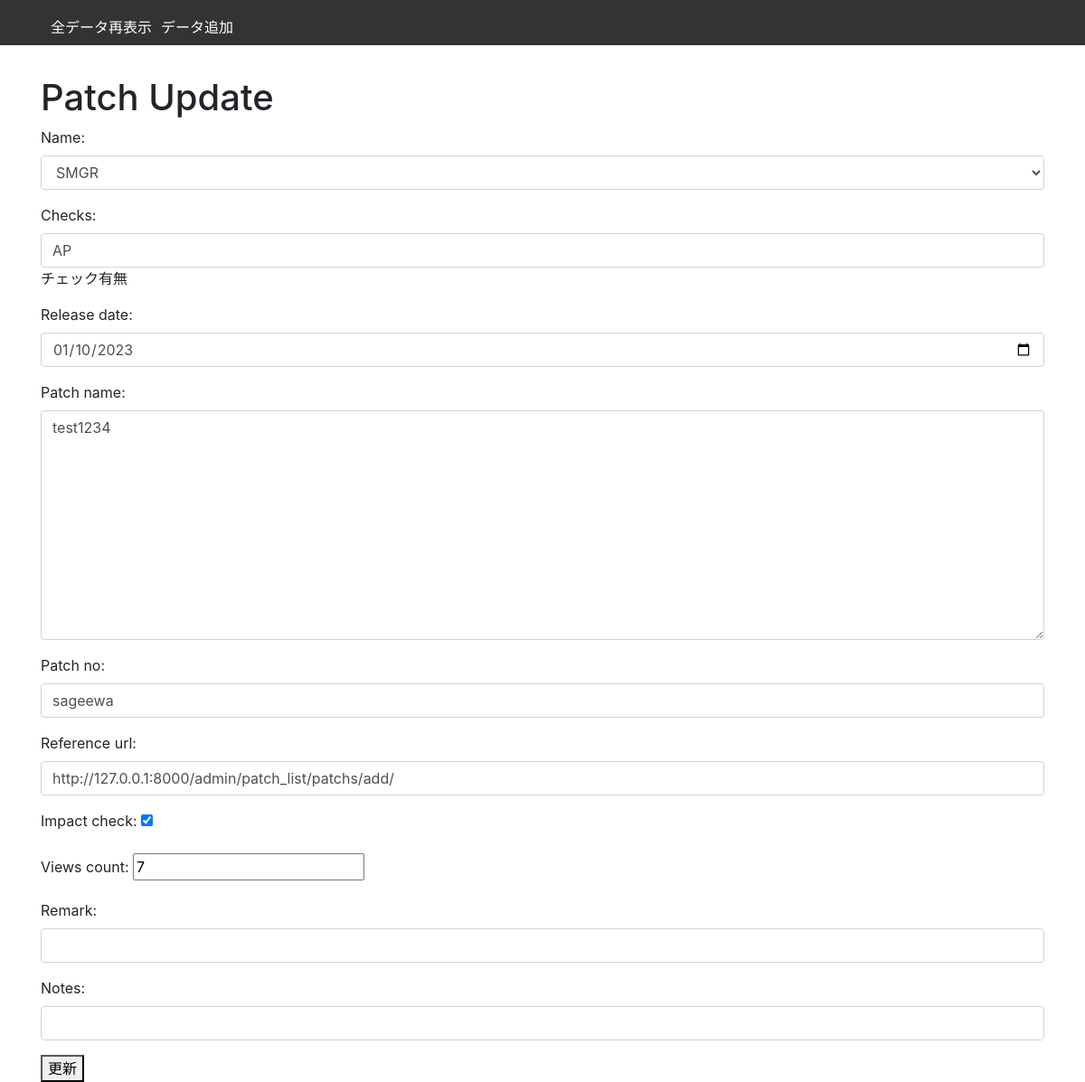
The page /patch/update/14/ on the database as committed earlier.
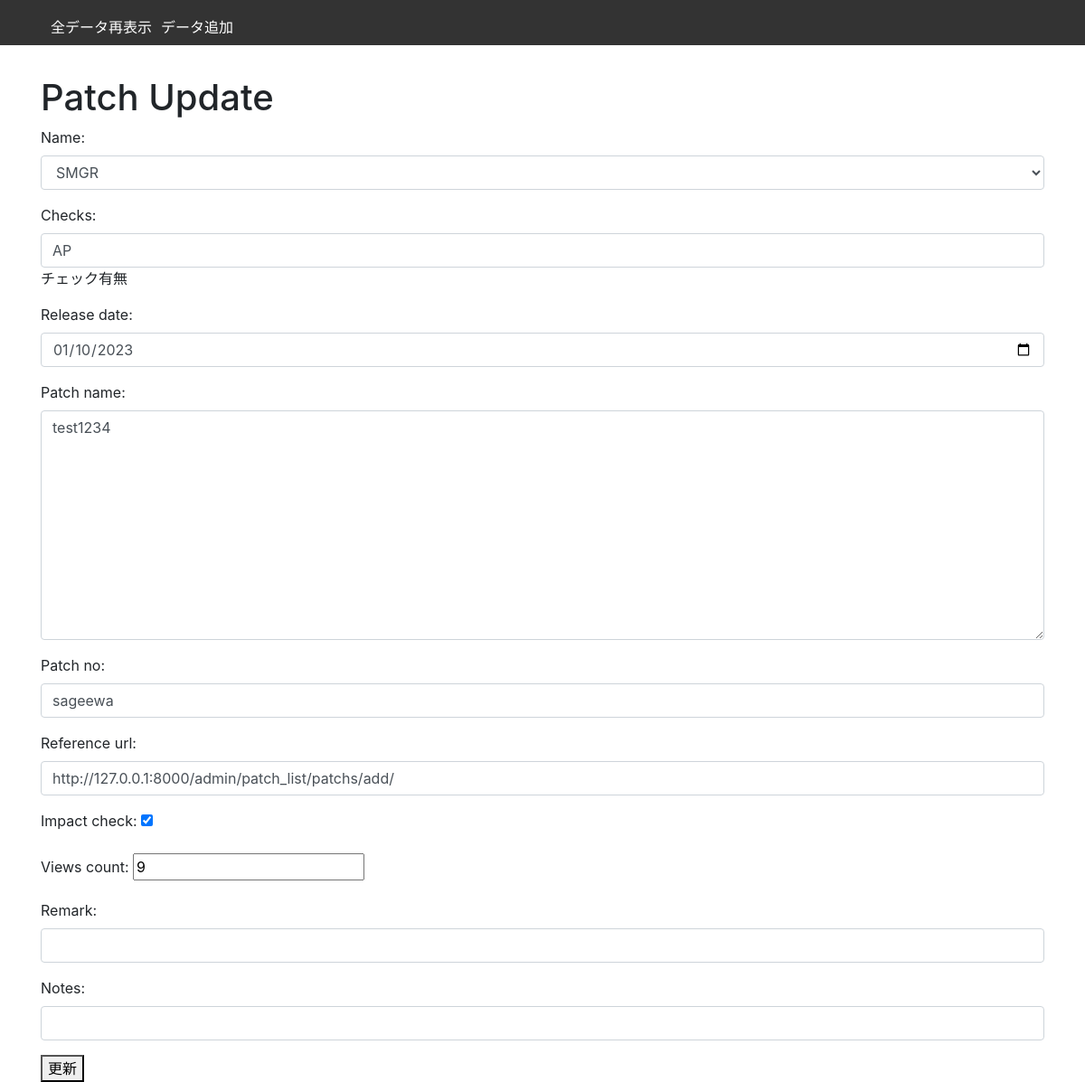
The same page on the database as committed later.
### patch_list/models.py (models this page shows, shortened)
class Patchs(models.Model):
    name = models.CharField(max_length=100)
    checks = models.CharField(max_length=100,help_text='チェック有無')
    release_date = models.DateField()
    patch_name = models.CharField(max_length=100)
    patch_no = models.CharField(max_length=100)
    reference_url = models.URLField()
    updated_at = models.DateTimeField(auto_now=True)
    impact_check = models.BooleanField(default=False)
    created_at = models.DateTimeField(auto_now_add=True)
    views_count = models.IntegerField(default=0)
    Remark = models.TextField(max_length=10000, blank=True)
    Notes = models.TextField(max_length=10000, blank=True)
    class Meta:
        ordering = ['-updated_at']
        db_table = "patchlists"

### patch_list/views.py (the view)
# urls.py: path('update/<int:pk>/', patch_update, name='update'),
def patch_update(request, pk):
    patch = Patchs.objects.get(pk=pk)
    if request.method == 'POST':
        form = PatchForm(request.POST, instance=patch)
        if form.is_valid():
            form.save()
            return redirect('patch_list:list')
    else:
        form = PatchForm(instance=patch)
    return render(request, 'patch/patch_update.html', {'form': form})

### patch_list/forms.py
class PatchForm(forms.ModelForm):
    application_choices = [('ACM', 'ACM'), ('CMS', 'CMS'), ('AES', 'AES'), ('SMGR', 'SMGR')]
    name = forms.ChoiceField(choices=application_choices,
                             widget=forms.Select(attrs={'class': 'form-control'}))
    class Meta:
        model = Patchs
        fields = '__all__'
        widgets = {
            'checks': forms.TextInput(attrs={'class': 'form-control'}),
            'release_date': forms.DateInput(attrs={'type': 'date', 'class': 'form-control'}),
            'patch_name': forms.Textarea(attrs={'class': 'form-control'}),
            'patch_no': forms.TextInput(attrs={'class': 'form-control'}),
            'reference_url': forms.URLInput(attrs={'class': 'form-control'}),
            'patch_no': forms.TextInput(attrs={'class': 'form-control'}),
            'reference_url': forms.URLInput(attrs={'class': 'form-control'}),
            'Notes': forms.URLInput(attrs={'class': 'form-control'}),
            'Remark': forms.URLInput(attrs={'class': 'form-control'}),
        }

### templates/patch/patch_update.html (shortened to what this page needs)
{% extends 'base_for_patch.html' %}
{% block content %}
    <h1>Patch Update</h1>
    <form method="POST">
        {{ form.as_p }}
        <button type="submit">更新</button>
    </form>
{% endblock %}

Rows that differ between the two databases and show on the page:
changed Patchs "SMGR": views_count "7" → "9"
